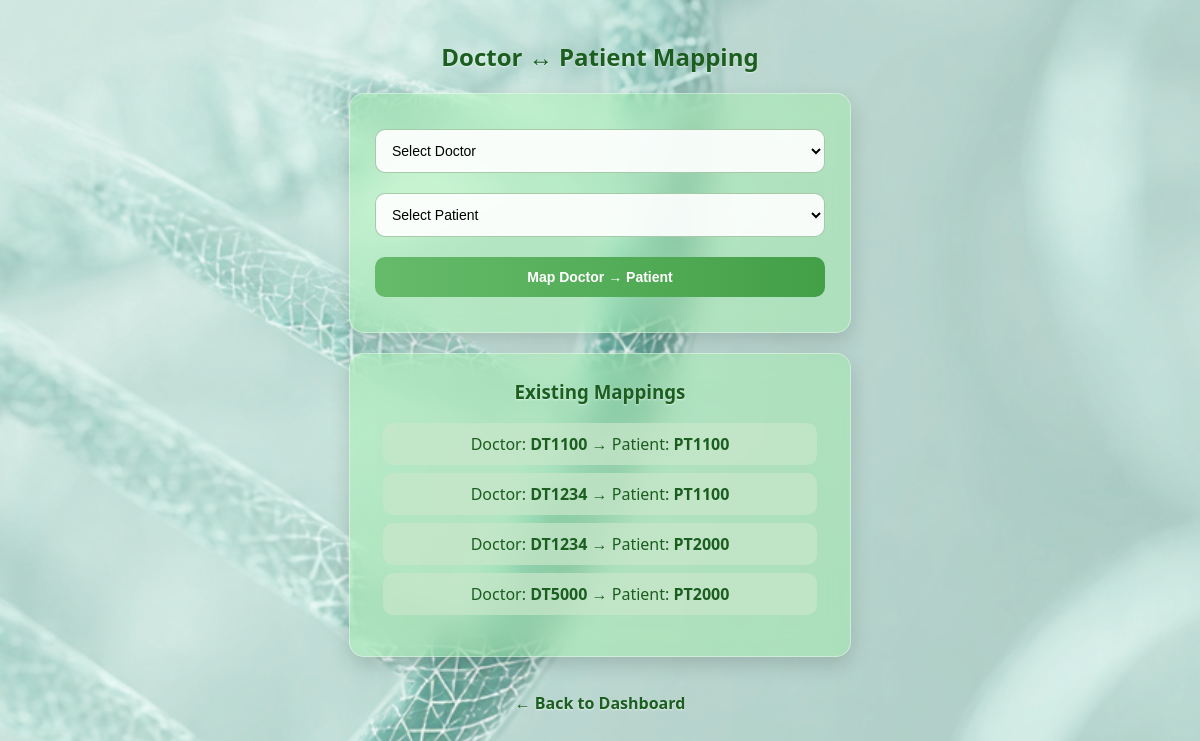
Page /mapping (signed in) on the committed database.
### tables this page shows
CREATE TABLE doctor_patient_map (
        doctor_id TEXT,
        patient_id TEXT
    );

### app.py (the view, shortened to what this page needs)
@app.route("/mapping", methods=["GET", "POST"])
@login_required("admin")
def mapping():
    msg = ""
    conn = get_db()
    cur = conn.cursor()
    cur.execute("SELECT * FROM doctor_info")
    doctors = cur.fetchall()
    cur.execute("SELECT * FROM patient_info")
    patients = cur.fetchall()
    cur.execute("SELECT * FROM doctor_patient_map")
    mappings = cur.fetchall()
    conn.close()
    return render_template("mapping.html",
                           doctors=doctors,
                           patients=patients,
                           mappings=mappings,
                           message=msg)

### app.py (called while the page is built)
def get_db():
    conn = sqlite3.connect(DB_FILE)
    conn.row_factory = sqlite3.Row
    return conn

def login_required(role=None):
    def wrapper(f):
        @wraps(f)
        def decorated(*args, **kwargs):
            if "role" not in session:
                return redirect(url_for("login"))
            if role and session["role"] != role:
                return "Access Denied!", 403
            return f(*args, **kwargs)
        return decorated
    return wrapper

### templates/mapping.html (shortened to what this page needs)
<!DOCTYPE html>
<html>
<head>
</head>
<body>
<h2>Doctor ↔ Patient Mapping</h2>
<div class="card">
    <form method="POST">
        <select name="doctor_id" required>
            <option value="">Select Doctor</option>
        </select>
        <select name="patient_id" required>
            <option value="">Select Patient</option>
        </select>
        <button type="submit">Map Doctor → Patient</button>
    </form>
</div>
<div class="card">
    <h3>Existing Mappings</h3>
    {% if mappings %}
        <ul>
            {% for m in mappings %}
                <li>
                    Doctor: <b>{{ m['doctor_id'] }}</b>
                    →
                    Patient: <b>{{ m['patient_id'] }}</b>
                </li>
            {% endfor %}
        </ul>
    {% else %}
        <p style="color:#1B5E20;">No mappings found.</p>
    {% endif %}
</div>
<a class="back" href="{{ url_for('admin_dashboard') }}">← Back to Dashboard</a>
</body>
</html>

### templates/mapping.html (style rules this page uses)
body { font-family: 'Segoe UI', sans-serif; margin: 0; padding: 20px; background-image: url("/static/general.jpeg"); background-size: cover; background-position: center; background-repeat: no-repeat; background-attachment: fixed; min-height: 100vh; text-align: center; position: relative; }
body::before { content: ""; position: fixed; inset: 0; background: rgba(232, 245, 233, 0.25); z-index: 0; }
h2 { color: #1B5E20; margin-bottom: 20px; position: relative; z-index: 1; text-shadow: 0px 1px 2px rgba(255,255,255,0.6); }
.card { background: rgba(152, 251, 152, 0.3); padding: 25px; width: 450px; margin: 20px auto; border-radius: 15px; box-shadow: 0px 8px 20px rgba(0,0,0,0.15); backdrop-filter: blur(12px); border: 1px solid rgba(255, 255, 255, 0.4); position: relative; z-index: 1; }
select, button { width: 100%; padding: 12px; margin: 10px 0; border-radius: 10px; border: 1px solid rgba(46, 125, 50, 0.4); font-size: 14px; box-sizing: border-box; background: rgba(255, 255, 255, 0.9); }
button { background: linear-gradient(to right, #66BB6A, #43A047); color: white; border: none; font-weight: 600; cursor: pointer; }
ul { list-style: none; padding: 0; }
li { background: rgba(200, 230, 201, 0.7); margin: 8px; padding: 10px; border-radius: 10px; font-weight: 500; color: #1B5E20; }
h3 { color: #1B5E20; margin-top: 0; text-shadow: 0px 1px 2px rgba(255,255,255,0.6); }
.back { display: inline-block; margin-top: 15px; text-decoration: none; color: #1B5E20; font-weight: bold; position: relative; z-index: 1; text-shadow: 0px 1px 2px rgba(255,255,255,0.6); }

### rows in the picture
doctor_patient_map: doctor_id "DT1100", patient_id "PT1100"
doctor_patient_map: doctor_id "DT1234", patient_id "PT1100"
doctor_patient_map: doctor_id "DT1234", patient_id "PT2000"
doctor_patient_map: doctor_id "DT5000", patient_id "PT2000"
